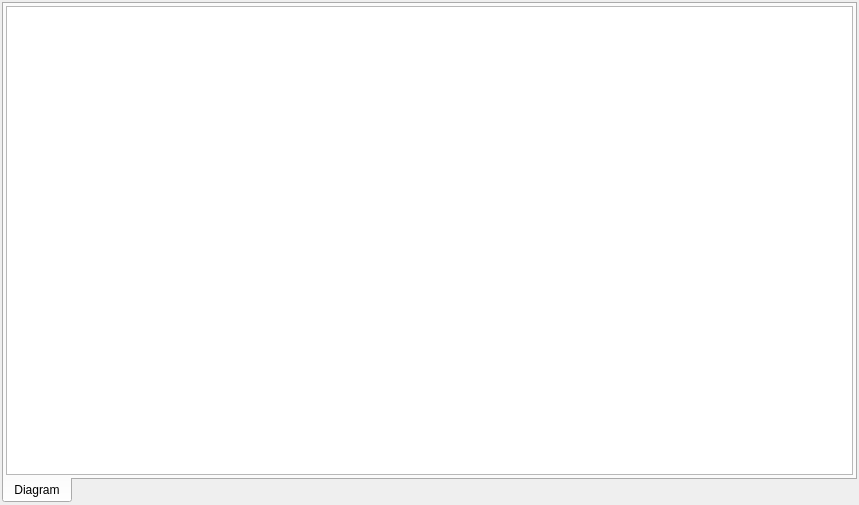
<?xml version="1.0" encoding="UTF-8"?>
<ui version="4.0">
 <class>fileVpzView</class>
 <widget class="QWidget" name="fileVpzView">
  <property name="geometry">
   <rect>
    <x>0</x>
    <y>0</y>
    <width>859</width>
    <height>505</height>
   </rect>
  </property>
  <property name="contextMenuPolicy">
   <enum>Qt::ActionsContextMenu</enum>
  </property>
  <property name="windowTitle">
   <string>Form</string>
  </property>
  <property name="autoFillBackground">
   <bool>true</bool>
  </property>
  <layout class="QGridLayout" name="gridLayout">
   <property name="leftMargin">
    <number>2</number>
   </property>
   <property name="topMargin">
    <number>2</number>
   </property>
   <property name="rightMargin">
    <number>2</number>
   </property>
   <property name="bottomMargin">
    <number>2</number>
   </property>
   <property name="spacing">
    <number>2</number>
   </property>
   <item row="0" column="0">
    <widget class="QTabWidget" name="tabWidget">
     <property name="styleSheet">
      <string notr="true"/>
     </property>
     <property name="tabPosition">
      <enum>QTabWidget::South</enum>
     </property>
     <property name="currentIndex">
      <number>0</number>
     </property>
     <widget class="QWidget" name="tabDiag">
      <attribute name="title">
       <string>Diagram</string>
      </attribute>
      <layout class="QVBoxLayout" name="verticalLayout">
       <property name="spacing">
        <number>0</number>
       </property>
       <property name="leftMargin">
        <number>2</number>
       </property>
       <property name="topMargin">
        <number>2</number>
       </property>
       <property name="rightMargin">
        <number>2</number>
       </property>
       <property name="bottomMargin">
        <number>2</number>
       </property>
       <item>
        <widget class="QStackedWidget" name="stackedWidget">
         <property name="currentIndex">
          <number>0</number>
         </property>
         <widget class="QWidget" name="page_2">
          <layout class="QGridLayout" name="gridLayout_4">
           <property name="leftMargin">
            <number>0</number>
           </property>
           <property name="topMargin">
            <number>0</number>
           </property>
           <property name="rightMargin">
            <number>0</number>
           </property>
           <property name="bottomMargin">
            <number>0</number>
           </property>
           <property name="spacing">
            <number>0</number>
           </property>
           <item row="0" column="0">
            <widget class="QGraphicsView" name="graphicView">
             <property name="alignment">
              <set>Qt::AlignLeading|Qt::AlignLeft|Qt::AlignTop</set>
             </property>
            </widget>
           </item>
          </layout>
         </widget>
         <widget class="QWidget" name="page">
          <layout class="QGridLayout" name="gridLayout_3">
           <property name="leftMargin">
            <number>0</number>
           </property>
           <property name="topMargin">
            <number>0</number>
           </property>
           <property name="rightMargin">
            <number>0</number>
           </property>
           <property name="bottomMargin">
            <number>0</number>
           </property>
           <property name="spacing">
            <number>0</number>
           </property>
           <item row="0" column="0">
            <widget class="QScrollArea" name="diag">
             <property name="widgetResizable">
              <bool>true</bool>
             </property>
             <property name="alignment">
              <set>Qt::AlignLeading|Qt::AlignLeft|Qt::AlignTop</set>
             </property>
             <widget class="QWidget" name="diagContent">
              <property name="geometry">
               <rect>
                <x>0</x>
                <y>0</y>
                <width>845</width>
                <height>462</height>
               </rect>
              </property>
              <layout class="QVBoxLayout" name="verticalLayout_6">
               <property name="spacing">
                <number>0</number>
               </property>
               <property name="leftMargin">
                <number>0</number>
               </property>
               <property name="topMargin">
                <number>0</number>
               </property>
               <property name="rightMargin">
                <number>5</number>
               </property>
               <property name="bottomMargin">
                <number>5</number>
               </property>
              </layout>
             </widget>
            </widget>
           </item>
          </layout>
         </widget>
        </widget>
       </item>
      </layout>
     </widget>
    </widget>
   </item>
  </layout>
 </widget>
 <resources/>
 <connections/>
</ui>
